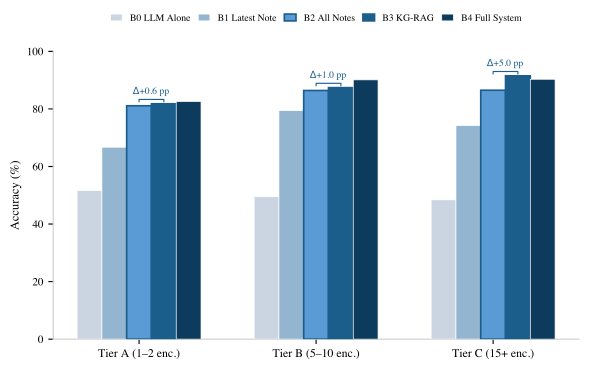

The script that saved this image:
"""Figure 4: SliceBench Condition Progression by Tier — grouped bar chart.

Improvements: visual emphasis on B2→B3 transition via bracket, cleaner legend,
better color differentiation.
"""

import matplotlib.pyplot as plt
import numpy as np

plt.rcParams.update({
    'font.family': 'serif',
    'font.serif': ['Times', 'Times New Roman', 'DejaVu Serif'],
    'font.size': 10,
    'pdf.fonttype': 42,
    'ps.fonttype': 42,
})

# Data
conditions = ['B0', 'B1', 'B2', 'B3', 'B4']
cond_labels = ['B0 LLM Alone', 'B1 Latest Note', 'B2 All Notes',
               'B3 KG-RAG', 'B4 Full System']
tier_a = [51.7, 66.7, 81.1, 81.8, 82.6]
tier_b = [49.5, 79.4, 86.4, 87.4, 90.1]
tier_c = [48.4, 74.2, 86.5, 91.5, 90.3]

# Color palette — progressively deeper with B2/B3 transition highlighted
cond_colors = ['#CBD5E1', '#93B5CF', '#5B9BD5', '#1B5E8C', '#0D3B5E']

n_cond = len(conditions)
n_tiers = 3
x = np.arange(n_tiers)
bar_width = 0.14
offsets = np.arange(n_cond) - (n_cond - 1) / 2

fig, ax = plt.subplots(figsize=(6.0, 3.8))
fig.patch.set_facecolor('white')
ax.set_facecolor('white')

tier_labels = ['Tier A (1\u20132 enc.)', 'Tier B (5\u201310 enc.)', 'Tier C (15+ enc.)']

for i, (cond, color, clabel) in enumerate(zip(conditions, cond_colors, cond_labels)):
    vals = [tier_a[i], tier_b[i], tier_c[i]]
    pos = x + offsets[i] * bar_width
    edge_width = 1.2 if i in (2, 3) else 0.5  # highlight B2, B3
    edge_color = '#1B5E8C' if i in (2, 3) else 'white'
    ax.bar(pos, vals, bar_width, color=color, edgecolor=edge_color,
           linewidth=edge_width, zorder=3, label=clabel)

# B2→B3 delta annotations with brackets
delta_info = [
    (0, tier_a[2], tier_a[3], '+0.6'),
    (1, tier_b[2], tier_b[3], '+1.0'),
    (2, tier_c[2], tier_c[3], '+5.0'),
]

for j, b2_val, b3_val, dlabel in delta_info:
    # Position bracket between B2 and B3 bars
    b2_x = x[j] + offsets[2] * bar_width
    b3_x = x[j] + offsets[3] * bar_width
    mid_x = (b2_x + b3_x) / 2
    top = max(b2_val, b3_val) + 1.5

    # Bracket
    ax.plot([b2_x, b2_x, b3_x, b3_x], [top - 0.8, top, top, top - 0.8],
            color='#1B5E8C', linewidth=0.8, zorder=5)

    # Delta label
    color = '#1B5E8C' if j < 2 else '#1B5E8C'
    weight = 'bold' if j == 2 else 'medium'
    ax.text(mid_x, top + 0.5, f'$\\Delta${dlabel} pp', ha='center', va='bottom',
            fontsize=7, fontweight=weight, color=color, zorder=5)

ax.set_xticks(x)
ax.set_xticklabels(tier_labels, fontsize=8.5)
ax.set_ylabel('Accuracy (%)', fontsize=9)
ax.set_ylim(0, 100)
ax.set_yticks(np.arange(0, 101, 20))
ax.tick_params(axis='y', labelsize=8)

# Legend — compact row above
ax.legend(loc='upper center', bbox_to_anchor=(0.5, 1.16),
          ncol=5, fontsize=7, frameon=False, handlelength=1.2,
          columnspacing=0.8)

ax.spines['top'].set_visible(False)
ax.spines['right'].set_visible(False)
ax.spines['left'].set_color('#CCCCCC')
ax.spines['bottom'].set_color('#CCCCCC')

plt.tight_layout()
plt.savefig('/Users/alexstinard/projects/brainstorm/jan-14-2026/paper/figures/fig4_waterfall.pdf',
            bbox_inches='tight', dpi=300, facecolor='white')
plt.close()
print("fig4_waterfall.pdf generated successfully")
